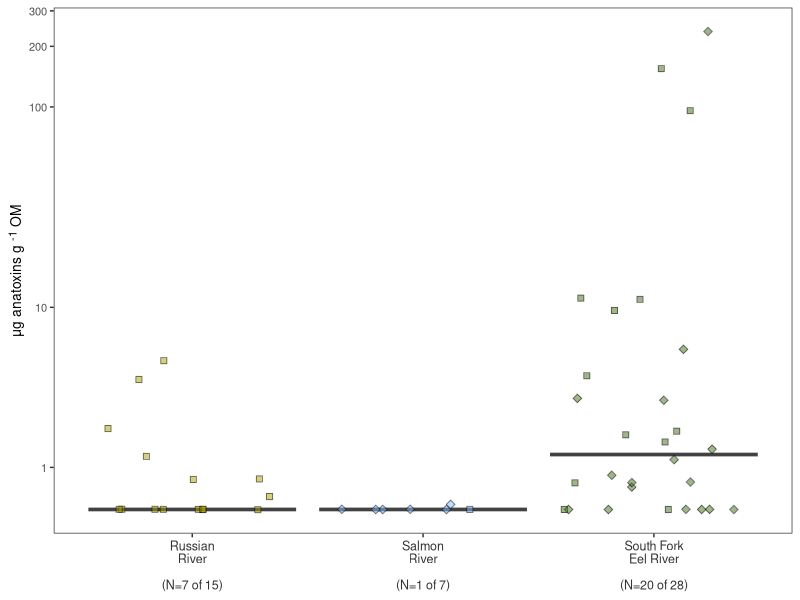
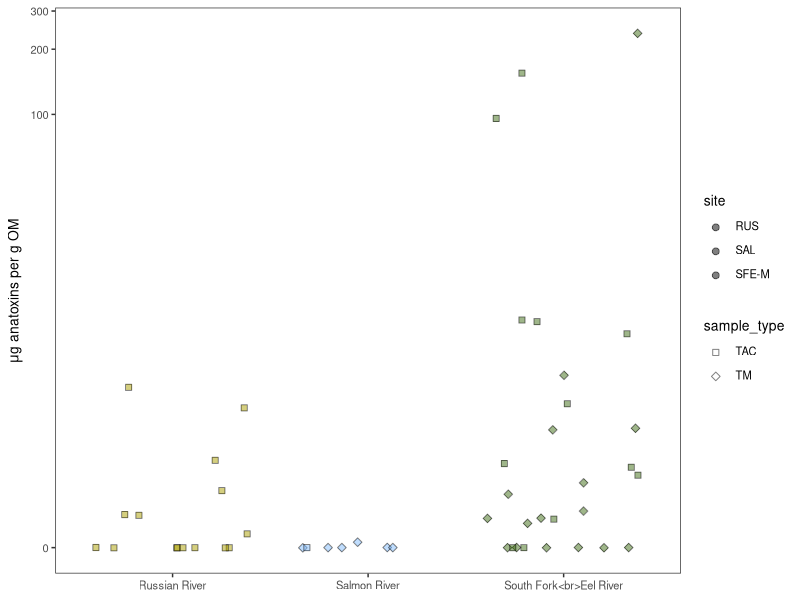
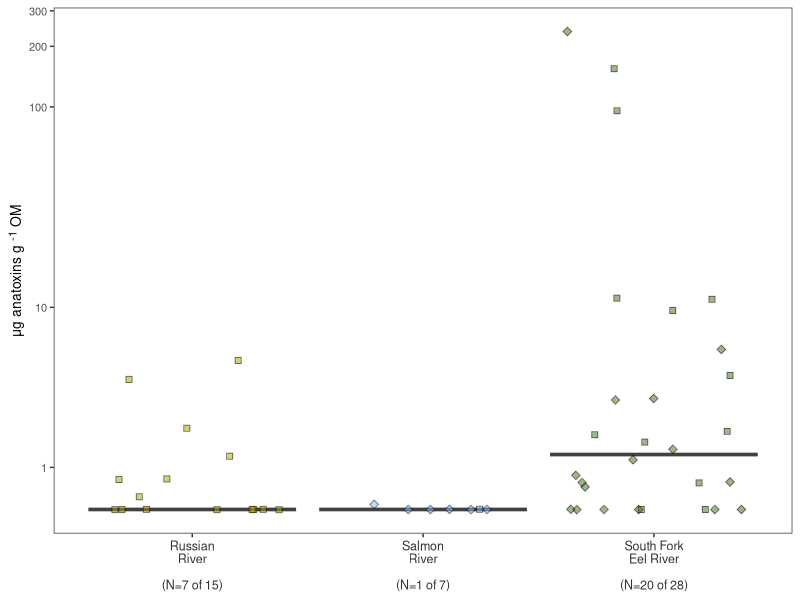
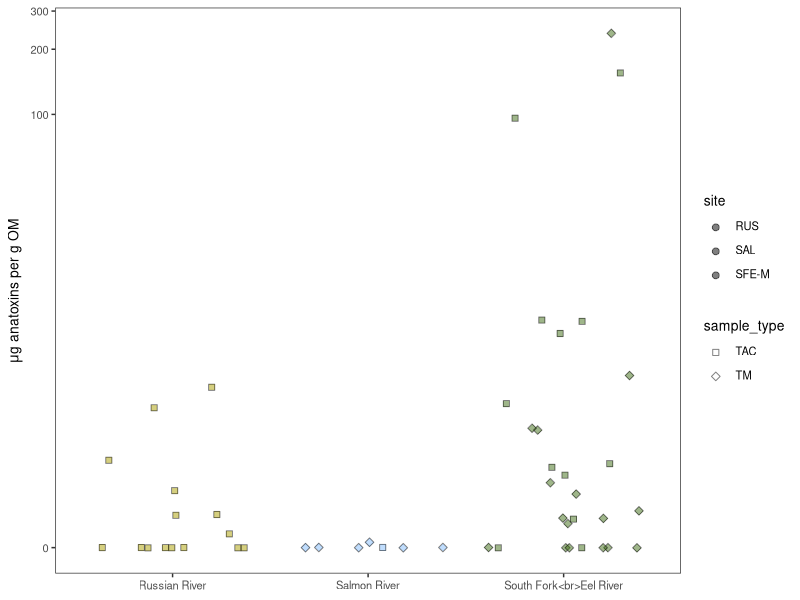

Write R code to recreate these figures, in order.
#### Supplemental figure of boxplots of ATX concentrations
### Jordan Zabrecky
## last edited: 06.26.2026

# This script creates a supplemental figure showing the range of anatoxin 
# concentrations observed in each river

#### (1) Loading libraries & data ####

# loading libraries
lapply(c("tidyverse", "ggtext"), require, character.only = T)

# loading data
atx <- read.csv("./data/field_and_lab/atx_w_categorical_groupings.csv") %>% 
  # remove NT samples
  filter(sample_type != "NT")

#### (2) Summary of samples ####

# make summary of samples with detected anatoxin
atx_sum <- atx %>% 
  dplyr::group_by(site) %>% 
  dplyr::summarize(total = length(ATX_all_ug_org_mat),
                   detections = length(which(ATX_all_ug_org_mat > 0)))

# split based on site for easy indexing
atx_sum <- split(atx_sum, atx_sum$site)

#### (3) Making plot ####

# set universal plot theme
theme_set(theme_bw() + theme(strip.background = element_blank(),
                             plot.title = element_text(hjust = 0.5), legend.text = element_markdown(),
                             text = element_text(size = 10), strip.text = element_text(size = 10),
                             panel.grid.major = element_blank(), panel.grid.minor = element_blank()))

# set seed for consistent jitter :)
set.seed(6)
plot = ggplot(data = atx, aes(x = site, y = ATX_all_ug_org_mat, fill = site)) +
  stat_summary(fun = median, show.legend = FALSE, geom = "crossbar", color = "#424242") +
  geom_jitter(alpha = 0.5, aes(fill = site, shape = sample_type), color = "black", size = 2) + 
  scale_fill_manual(values = c("SAL" = "#81bbfc",
                               "SFE-M" = "#416f16",
                               "RUS" = "#ab9f00")) +
  scale_x_discrete(labels = c(paste("Russian<br>River<br><br>(N=", atx_sum$RUS$detections, " of ",
                                    atx_sum$RUS$total, ")", sep = ""), 
                              paste("Salmon<br>River<br><br>(N=", atx_sum$SAL$detections, " of ",
                                    atx_sum$SAL$total, ")", sep = ""),
                              paste("South Fork<br>Eel River<br><br>(N=", atx_sum$`SFE-M`$detections, " of ",
                                    atx_sum$`SFE-M`$total, ")", sep = ""))) +
  scale_shape_manual(values = c(22, 23)) +
  scale_y_continuous(trans=scales::pseudo_log_trans(base = 10), breaks=c(1, 10, 100, 200, 300)) +
  labs(x = NULL, y = "&mu;g anatoxins g <sup>-1</sup> OM") +
  theme(axis.text.x = element_markdown(size = 9, color = "#333333"), axis.title.y = element_markdown()) + 
  theme(legend.position = "none")
plot

# save
ggsave("./figures/tiff_files/sfig_atx_rivers.tiff", dpi = 600,
       width = 11, height = 9, unit="cm")

# get legend
legend = ggplot(data = atx, aes(x = site, y = ATX_all_ug_org_mat, fill = site)) +
  geom_jitter(alpha = 0.5, aes(fill = site, shape = sample_type), color = "black", size = 2) + 
  scale_fill_manual(values = c("SAL" = "#81bbfc",
                               "SFE-M" = "#416f16",
                               "RUS" = "#ab9f00")) +
  scale_x_discrete(labels = c("Russian River", "Salmon River", "South Fork<br>Eel River")) +
  scale_shape_manual(values = c(22, 23)) +
  scale_y_continuous(trans=scales::pseudo_log_trans(base = 10)) +
  labs(x = NULL, y = expression(paste(mu, "g anatoxins per g OM"), sep = "")) +
  theme(legend.position = "right")
legend

# save
ggsave("./figures/tiff_files/sfig_atx_legend.tiff", dpi = 600,
       width = 11, height = 9, unit="cm")
